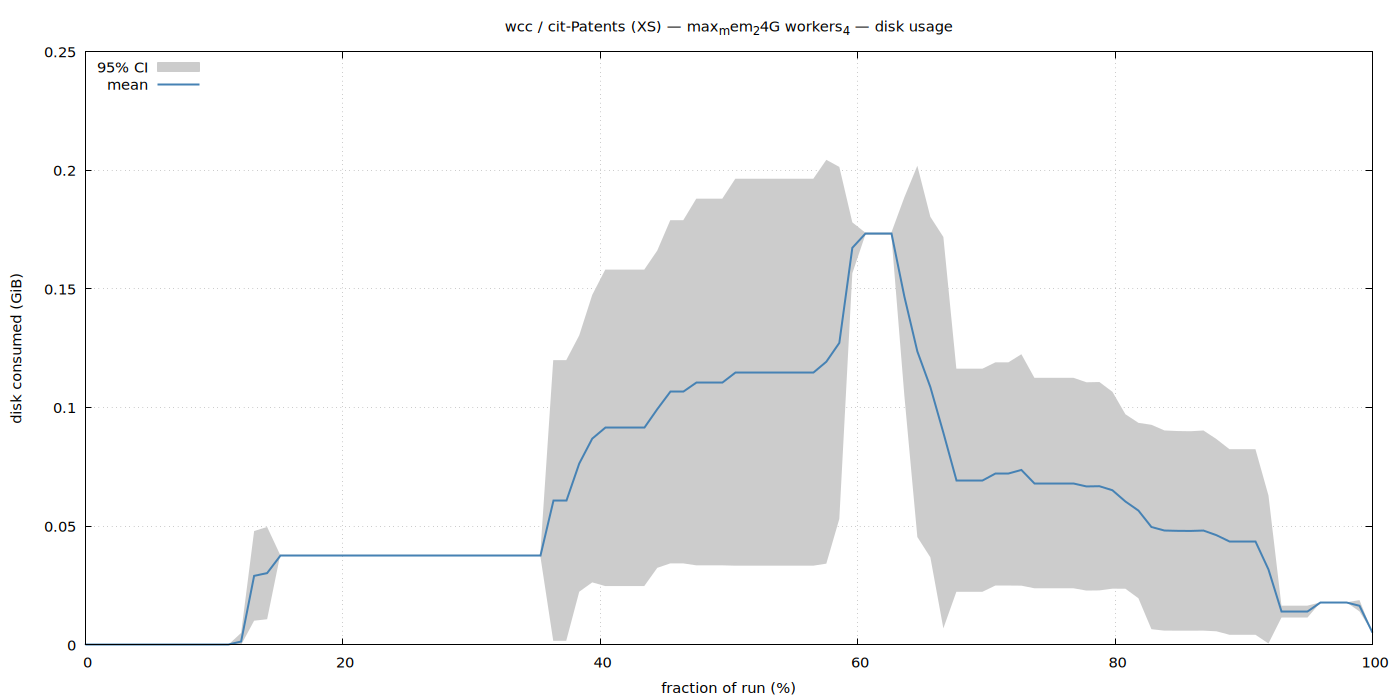

Here is the gnuplot script that generated this plot:
set terminal pngcairo size 1400,700 enhanced font 'Sans,11'
set output '/home/ubuntu/nvm/results/wcc/XS/cit-Patents/max_mem_24G_workers_4/disk.png'
set title "wcc / cit-Patents (XS) — max_mem_24G workers_4 — disk usage"
set xlabel 'fraction of run (%)'
set ylabel 'disk consumed (GiB)'
set grid
set key top left
set yrange [0:*]
plot '/home/ubuntu/nvm/results/wcc/XS/cit-Patents/max_mem_24G_workers_4/disk.dat' using 1:3:4 with filledcurves lc rgb '#cccccc' title '95% CI', \
     '' using 1:2 with lines lw 2 lc rgb '#4682b4' title 'mean'
